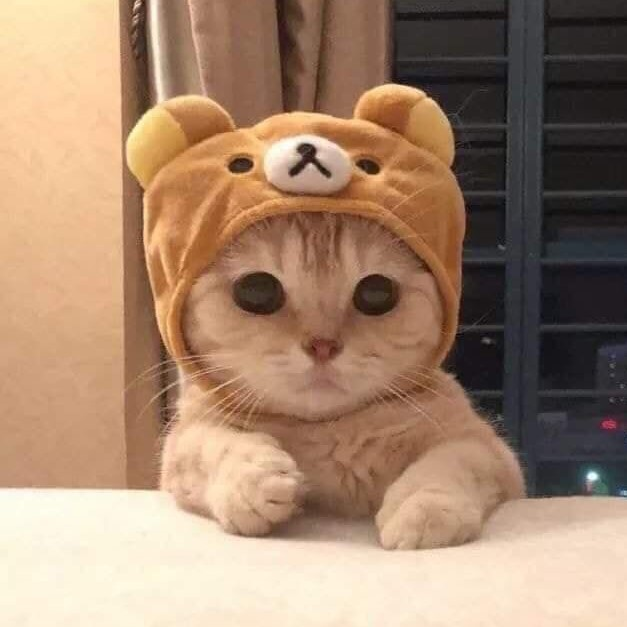
#> input picture opencv/histograms/cat.jpg, 627 x 627 px
$ python matched_histogram.py --src cat.jpg --ref landmark-sunset.jpg   (older library calls are emulated)
#> lines starting #> are read from the running program, lines starting #| are printed output that depends on the picture
from skimage import exposure
import matplotlib.pyplot as plt
import argparse
import cv2

ap = argparse.ArgumentParser()
ap.add_argument("-s", "--src", required=True,
                help="path the source image")
ap.add_argument("-r", "--ref", required=True,
                help="path the reference image")
args = vars(ap.parse_args())

src = cv2.imread(args["src"])
#> src is the input picture: shape (627, 627, 3); mean B, G, R 109.9, 133.5, 163.4
ref = cv2.imread(args["ref"])
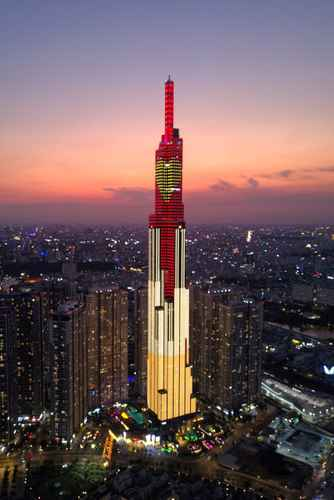
#> input picture opencv/histograms/landmark-sunset.jpg, 334 x 500 px
#> ref is the input picture: shape (500, 334, 3); mean B, G, R 92.6, 89.8, 111.1

multi = True if src.shape[-1] > 1 else False
#> multi = True
matched = exposure.match_histograms(src, ref, multichannel=multi)
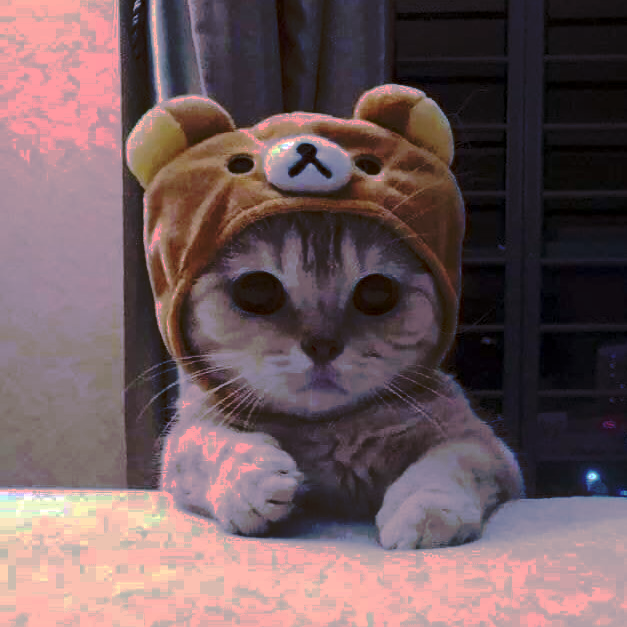
#> matched: shape (627, 627, 3); mean B, G, R 92.2, 89.4, 111.6

cv2.imshow("Source", src)
cv2.imshow("Reference", ref)
cv2.imshow("Matched", matched)

cv2.waitKey(0)

(fig, axs) = plt.subplots(nrows=3, ncols=3, figsize=(8, 8))

for (i, image) in enumerate((src, ref, matched)):
    image = cv2.cvtColor(image, cv2.COLOR_BGR2RGB)

    for (j, color) in enumerate(("red", "green", "blue")):
        (hist, bins) = exposure.histogram(image[..., j], source_range="dtype")
        axs[j, i].plot(bins, hist / hist.max())
        (cdf, bins) = exposure.cumulative_distribution(image[..., j])
        axs[j, i].plot(bins, cdf)
        axs[j, 0].set_ylabel(color)
#> this loop made 3 passes

axs[0, 0].set_title("Source")
axs[0, 1].set_title("Reference")
axs[0, 2].set_title("Matched")

plt.tight_layout()
plt.show()
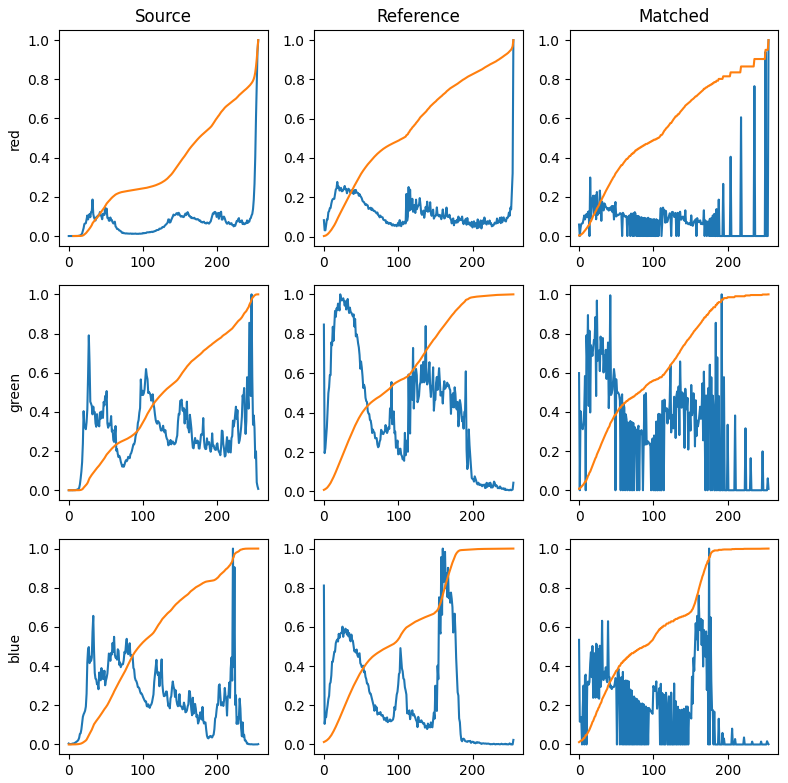
#> figure drawn by matplotlib, 9 panels; panel 1: curve peaks at x = 255, y = 1; panel 1: curve peaks at x = 255, y = 1; panel 2: curve peaks at x = 255, y = 1; panel 2: curve peaks at x = 255, y = 1
